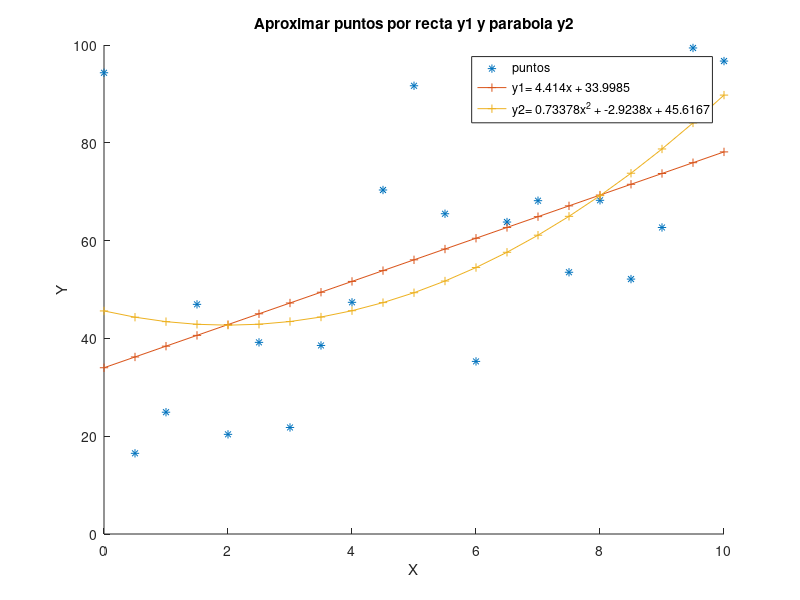

The MATLAB source for this figure:
X= [0.0:0.5:10.0]; %[inicio: paso: fin] n=length(X);Y= rand(1,n)*100;  % vector de 21 números aleatorios (pues hay 21 digitos en X) entre 1 y 100sumaY= sum(Y);     % suma en YsumaX= sum(X);     % suma en XsumaXY= sum(X.*Y);  % suma ponderada de x*ysumaCuadradosX= sum(X.^2);sumaCubosX= sum(X.^3);sumaCuarticaX= sum(X.^4);sumaponderadaX2Y= sum((X.^2).*Y);A=[sumaX   , n      ;  %Matriz A (2x2)   sumaCuadradosX, sumaX];      B= [sumaY;             %Matriz B (1x2)    sumaXY];C= inv(A)*B; % Acá se soluciona el sistema para m y k (las soluciones quedan en una matriz vertical 1x2 de tipo [m;k])m=C(1); % m es el término (1,1)k=C(2); % k es el termino (1,2)y1= m*X+k; % Recta de aproximación del conjunto de puntos (X,Y)%% Ahora, se intenta hacer la misma regresion, pero en vez de lineal; cuadrática.%% Se resuelve el siguiente sistema para encontrar los coeficientes de y2= a*X.^2+ b*X+ c %% a ΣX^2 + b ΣX   + c n      = ΣY%% a ΣX^3 + b ΣX^2 + c ΣX     = ΣXY%% a ΣX^4 + b ΣX^3 + c ΣX^2   = ΣX^2YD= [sumaCuadradosX,          sumaX,                n ;              % D es la matríz de la parte antes de la igualdad    sumaCubosX,     sumaCuadradosX,             sumaX;    sumaCuarticaX,      sumaCubosX,    sumaCuadradosX];E= [sumaY;                                                          % E es la matriz de los coeficientes libres    sumaXY;    sumaponderadaX2Y];    F= inv(D)*E;     %Se resuelve el segundo sistema para a, b y c    a=F(1);b=F(2);c=F(3);    y2= a*X.^2 + b*X + c; %Se genera la parábola con a, b y c encontradoshold onplot(X,Y, '*'); %puntitosplot(X, y1,'+-'); %rectaplot(X, y2, '+-'); %parabolahold offL1=['y1= ',num2str(m),'x + ',num2str(k)];       L2=['y2= ',num2str(a),'x^2 + ',num2str(b),'x + ',num2str(c)]; % Un clásico: "lle es igual a a equis cuadrado más be equis más ce" legend('puntos',L1,L2)xlabel('X')ylabel('Y')title('Aproximar puntos por recta y1 y parabola y2')        